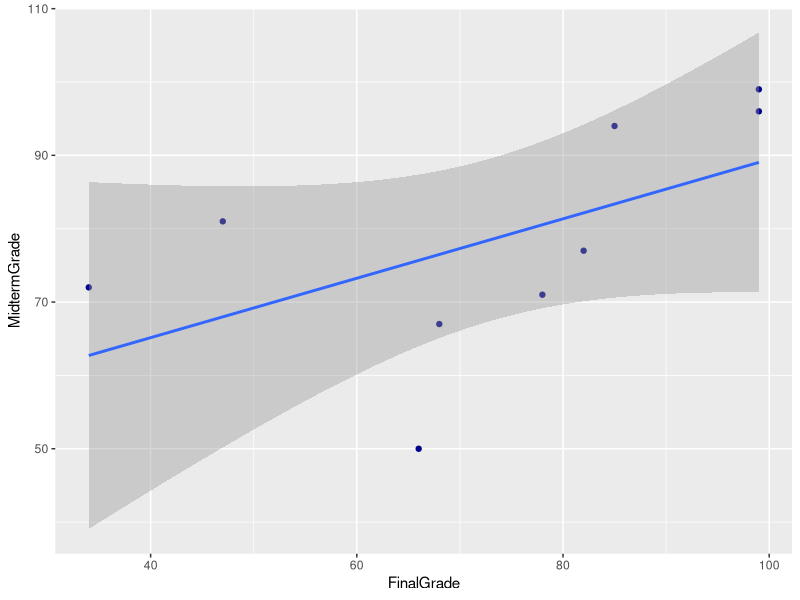

Recreate this plot in R.
# prepare the tools
library(ggplot2)

# prepare the data
x_ <- c(77, 50, 71, 72, 81, 94, 96, 99, 67)
y_ <- c(82, 66, 78, 34, 47, 85, 99, 99, 68)

# construct the data frame
grades_of_class <- data.frame("MidtermGrade" = x_, "FinalGrade" = y_)
summary(grades_of_class) # glimpse at data

# linear models (least-squares method)
lm(formula = "FinalGrade~MidtermGrade", data = grades_of_class)

# visualize
ggplot(grades_of_class, aes(FinalGrade, MidtermGrade)) +
    geom_point(color = "darkblue") +
    geom_smooth(method = lm, formula = "y~x")
